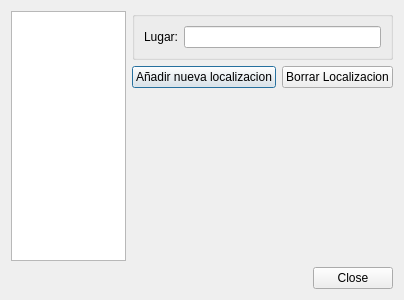
<?xml version="1.0" encoding="UTF-8"?>
<ui version="4.0">
 <class>LocalizacionesDialog</class>
 <widget class="QDialog" name="LocalizacionesDialog">
  <property name="geometry">
   <rect>
    <x>0</x>
    <y>0</y>
    <width>404</width>
    <height>300</height>
   </rect>
  </property>
  <property name="windowTitle">
   <string>Dialog</string>
  </property>
  <layout class="QVBoxLayout" name="verticalLayout_2">
   <item>
    <layout class="QHBoxLayout" name="horizontalLayout_3">
     <item>
      <widget class="QListView" name="vistaLocalizaciones"/>
     </item>
     <item>
      <layout class="QVBoxLayout" name="verticalLayout">
       <item>
        <widget class="QGroupBox" name="groupBox">
         <property name="title">
          <string/>
         </property>
         <layout class="QHBoxLayout" name="horizontalLayout">
          <item>
           <widget class="QLabel" name="label">
            <property name="text">
             <string>Lugar:</string>
            </property>
           </widget>
          </item>
          <item>
           <widget class="QLineEdit" name="lugarLine"/>
          </item>
         </layout>
        </widget>
       </item>
       <item>
        <layout class="QHBoxLayout" name="horizontalLayout_2">
         <item>
          <widget class="QPushButton" name="addLocalizacion">
           <property name="text">
            <string>Añadir nueva localizacion</string>
           </property>
          </widget>
         </item>
         <item>
          <widget class="QPushButton" name="delLocalizacion">
           <property name="text">
            <string>Borrar Localizacion</string>
           </property>
          </widget>
         </item>
        </layout>
       </item>
       <item>
        <spacer name="verticalSpacer">
         <property name="orientation">
          <enum>Qt::Vertical</enum>
         </property>
         <property name="sizeHint" stdset="0">
          <size>
           <width>20</width>
           <height>40</height>
          </size>
         </property>
        </spacer>
       </item>
      </layout>
     </item>
    </layout>
   </item>
   <item>
    <widget class="QDialogButtonBox" name="buttonBox">
     <property name="orientation">
      <enum>Qt::Horizontal</enum>
     </property>
     <property name="standardButtons">
      <set>QDialogButtonBox::Close</set>
     </property>
    </widget>
   </item>
  </layout>
 </widget>
 <resources/>
 <connections>
  <connection>
   <sender>buttonBox</sender>
   <signal>accepted()</signal>
   <receiver>LocalizacionesDialog</receiver>
   <slot>accept()</slot>
   <hints>
    <hint type="sourcelabel">
     <x>248</x>
     <y>254</y>
    </hint>
    <hint type="destinationlabel">
     <x>157</x>
     <y>274</y>
    </hint>
   </hints>
  </connection>
  <connection>
   <sender>buttonBox</sender>
   <signal>rejected()</signal>
   <receiver>LocalizacionesDialog</receiver>
   <slot>reject()</slot>
   <hints>
    <hint type="sourcelabel">
     <x>316</x>
     <y>260</y>
    </hint>
    <hint type="destinationlabel">
     <x>286</x>
     <y>274</y>
    </hint>
   </hints>
  </connection>
 </connections>
</ui>
